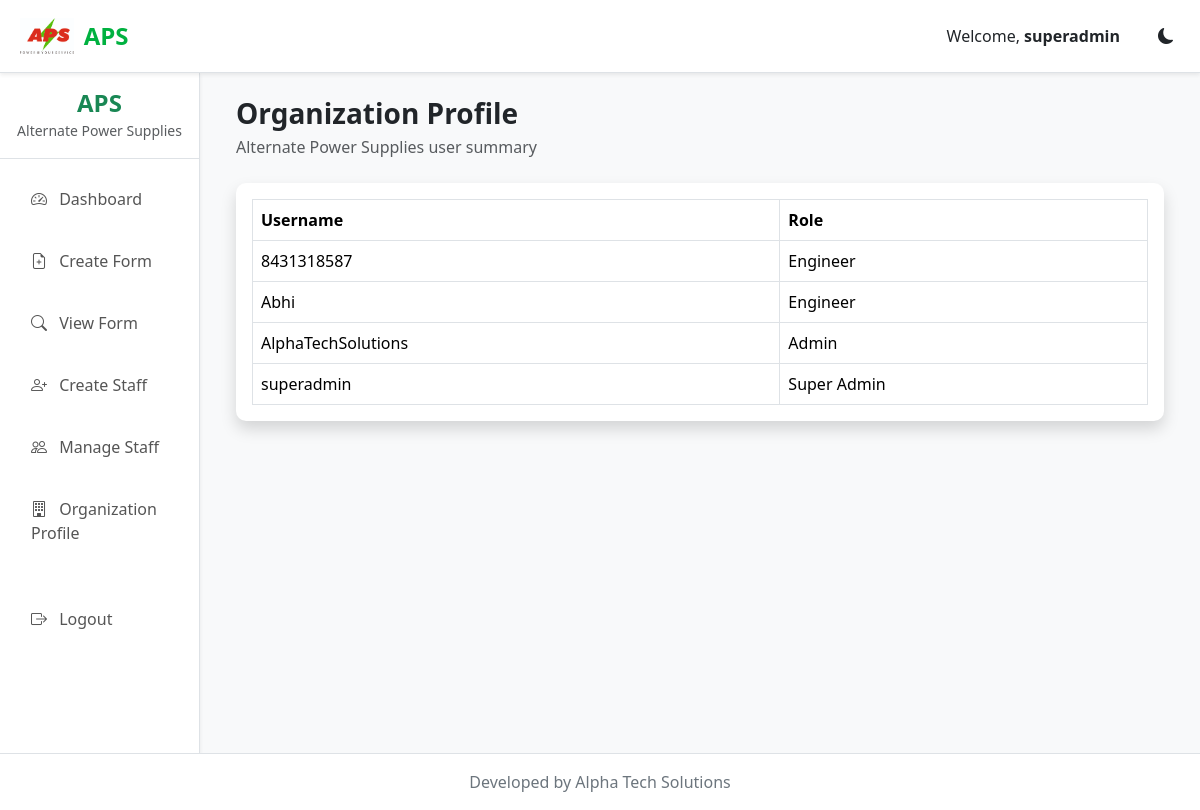
/accounts/organization-profile/ (signed in), run on the app's committed database.
### accounts/models.py (models this page shows, shortened)
class User(AbstractUser):
    objects = CustomUserManager()
    visible_password = models.CharField(
        max_length=128,
        blank=True,
        null=True,
        verbose_name="Visible Password",
    )
    role = models.CharField(
        max_length=20,
        choices=UserRole.choices,
        default=UserRole.ENGINEER,
        verbose_name="Role",
    )
    mobile_number = models.CharField(
        max_length=15,
        unique=True,
        verbose_name="Mobile Number",
        blank=True,
        null=True,
    )
    created_at = models.DateTimeField(
        auto_now_add=True,
    )
    updated_at = models.DateTimeField(
        auto_now=True,
    )
    class Meta:
        db_table = "users"
        ordering = ["username"]
        verbose_name = "User"
        verbose_name_plural = "Users"

### accounts/views.py (the view)
# urls.py: path("organization-profile/", views.organization_profile, name="organization_profile"),
@superadmin_required
def organization_profile(request):
    context = {
        "users": User.objects.order_by("username"),
    }
    return render(
        request,
        "accounts/organization_profile.html",
        context,
    )

### templates/accounts/organization_profile.html (shortened to what this page needs)
{% extends "base.html" %}
{% block content %}
<div class="container-fluid">
    <div class="row mb-4">
        <div class="col-12">
            <h3 class="fw-bold mb-1">
                Organization Profile
            </h3>
            <p class="text-muted mb-0">
                Alternate Power Supplies user summary
            </p>
        </div>
    </div>
    <div class="card shadow">
        <div class="card-body">
            <div class="table-responsive">
                <table class="table table-bordered align-middle mb-0">
                    <thead>
                        <tr>
                            <th>Username</th>
                            <th>Role</th>
                        </tr>
                    </thead>
                    <tbody>
                        {% for user in users %}
                        <tr>
                            <td>{{ user.username }}</td>
                            <td>{{ user.get_role_display }}</td>
                        </tr>
                        {% empty %}
                        <tr>
                            <td colspan="2" class="text-center">No users found.</td>
                        </tr>
                        {% endfor %}
                    </tbody>
                </table>
            </div>
        </div>
    </div>
</div>
{% endblock %}

### templates/components/navbar.html (shortened to what this page needs)
<nav class="navbar navbar-expand-lg shadow-sm sticky-top border-bottom">
    <div class="container-fluid">
        <a class="navbar-brand fw-bold text-success" href="/">
            <span class="navbar-brand-logo-wrap">
                <img src="/media/logos/aps-light.jpeg" alt="APS" class="navbar-brand-logo navbar-brand-logo-light">
            </span>
            <span class="navbar-brand-text">
                APS
            </span>
        </a>
        <div class="d-flex align-items-center navbar-actions ms-auto">
            {% if user.is_authenticated %}
                <span class="nav-welcome me-3">
                    Welcome,
                    <strong>{{ user.first_name|default:user.username }}</strong>
                </span>
            {% endif %}
            <button
                class="btn border-0 navbar-theme-button"
                id="themeButton"
                type="button">
                <i class="bi bi-moon-fill"></i>
            </button>
        </div>
    </div>
</nav>

### static/css/variables.css (style rules this page uses)
:root { --primary-color:#00B140; --primary-hover:#009739; --white:#FFFFFF; --light-bg:#F8F9FA; --border:#DEE2E6; --text:#212529; --dark-bg:#1E1E1E; --dark-card:#2B2B2B; --dark-text:#F8F9FA; --border-radius:10px; --transition:0.3s; }

### static/css/style.css (style rules this page uses)
* { margin:0; padding:0; box-sizing:border-box; }
html, body { height:100%; font-family:"Segoe UI",Tahoma,Geneva,Verdana,sans-serif; background:var(--light-bg); color:var(--text); }
body { display:flex; flex-direction:column; }
a { text-decoration:none; }
.navbar { background:var(--white); border-bottom:1px solid var(--border); }
.navbar .container-fluid { position:relative; min-height:56px; align-items:center; }
.navbar-brand { color:var(--primary-color) !important; font-size:1.5rem; font-weight:700; position:absolute; left:50%; transform:translateX(-50%); margin:0; z-index:1; display:inline-flex; align-items:center; gap:10px; white-space:nowrap; }
.navbar-brand-logo-wrap { display:inline-flex; align-items:center; }
.navbar-brand-logo { height:36px; width:auto; display:block; }
.navbar-brand-text { display:inline-flex; align-items:center; }
@media (min-width:992px) { .navbar-brand { left:20px; transform:none; } }
.navbar-actions { margin-left:auto; display:flex; align-items:center; gap:0.5rem; z-index:2; }
.navbar-theme-button { width:44px; height:44px; display:inline-flex; align-items:center; justify-content:center; margin-bottom:0; }
.card { border:none; border-radius:10px; box-shadow:0 2px 8px rgba(0,0,0,.08); }
.btn { border-radius:8px; min-height:42px; transition:.2s; }
.table { background:white; }
.table thead { background:var(--primary-color); color:white; }

### data on the page
User: first_name "superadmin", username "superadmin", role "Super Admin"
User: username "8431318587", role "Engineer"
User: username "Abhi", role "Engineer"
User: username "AlphaTechSolutions", role "Admin"
